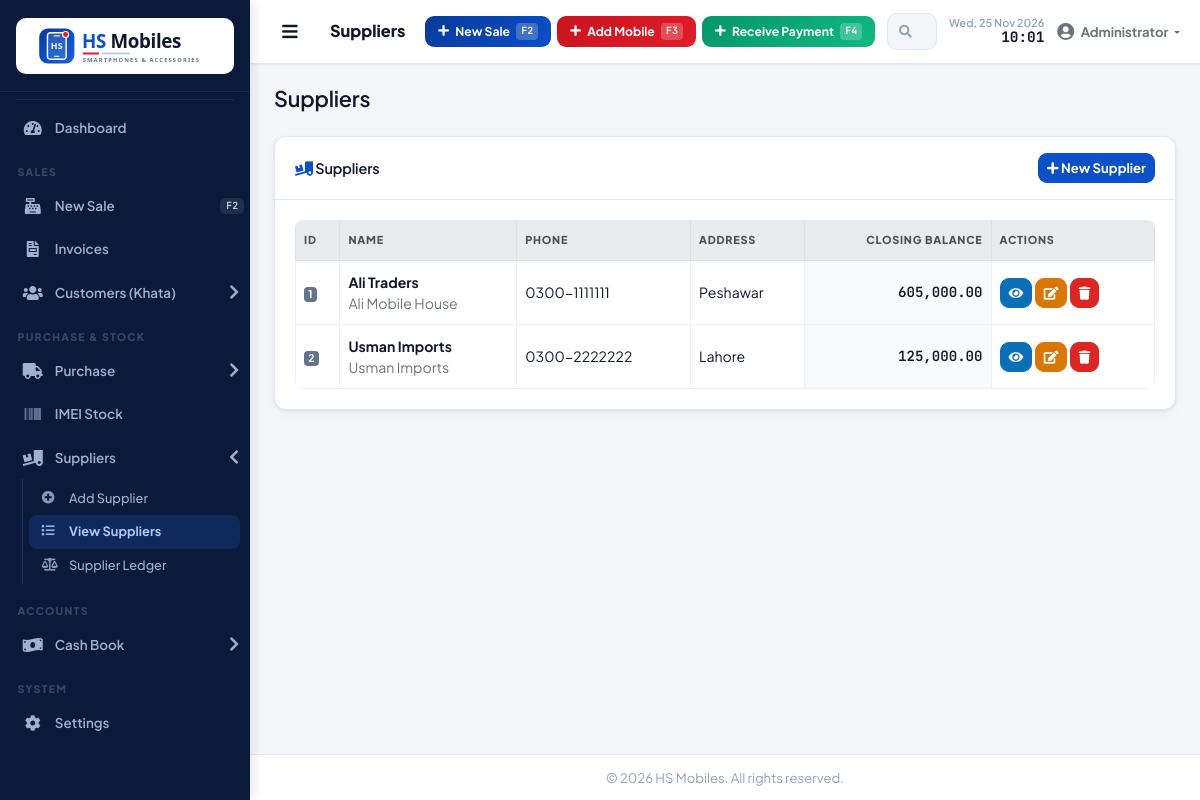
The app's page /modules/inventory/suppliers.php (signed in) with its own data.
### tables this page shows
CREATE TABLE `suppliers` (
  `id` int(11) NOT NULL,
  `name` varchar(100) NOT NULL,
  `contact_person` varchar(100) DEFAULT NULL,
  `phone` varchar(20) DEFAULT NULL,
  `email` varchar(100) DEFAULT NULL,
  `address` text DEFAULT NULL,
  `city` varchar(50) DEFAULT NULL,
  `opening_balance` decimal(12,2) DEFAULT 0.00,
  `adjustment` decimal(12,2) DEFAULT 0.00 COMMENT 'Positive = we owe, Negative = supplier owes us',
  `status` tinyint(1) DEFAULT 1,
  `created_at` date NOT NULL,
  `updated_at` date DEFAULT NULL
);

### includes/functions.php (called while the page is built, shortened)
<?php
require_once __DIR__ . '/settings.php';
function formatCurrency($amount) {
    return number_format($amount, 2);
}

### modules/inventory/suppliers.php (the view, shortened to what this page needs)
<?php
require_once '../../includes/functions.php';
$items = $pdo->query("
    SELECT s.*,
           IFNULL(purch.total_purchase, 0) AS total_purchase,
           IFNULL(sp.total_paid, 0) AS total_paid
    FROM suppliers s
    LEFT JOIN (SELECT supplier_id, SUM(total_amount) AS total_purchase FROM purchases WHERE status != 'cancelled' GROUP BY supplier_id) purch ON purch.supplier_id = s.id
    LEFT JOIN (SELECT supplier_id, SUM(amount) AS total_paid FROM supplier_payments GROUP BY supplier_id) sp ON sp.supplier_id = s.id
    ORDER BY s.name ASC
")->fetchAll();
require_once '../../includes/header.php';
?>
<div class="card shadow mb-4">
  <div class="card-header py-3 d-flex flex-row align-items-center justify-content-between">
    <h6 class="m-0 font-weight-bold text-primary"><i class="fas fa-truck-loading"></i> Suppliers</h6>
    <a href="supplier_create.php" class="btn btn-primary btn-sm"><i class="fas fa-plus"></i> New Supplier</a>
  </div>
  <div class="card-body">
    <div class="table-responsive">
      <table class="table table-bordered table-hover">
        <thead class="thead-light"><tr><th>ID</th><th>Name</th><th>Phone</th><th>Address</th><th class="text-right">Closing Balance</th><th>Actions</th></tr></thead>
        <tbody>
          <?php if (empty($items)): ?><tr><td colspan="6" class="text-center text-muted">No suppliers found</td></tr>
          <?php else: foreach ($items as $i => $c):
            $closing = (float)$c['opening_balance'] + (float)$c['adjustment'] + (float)$c['total_purchase'] - (float)$c['total_paid'];
          ?>
            <tr>
              <td><span class="badge badge-secondary"><?= $c['id'] ?></span></td>
              <td><strong><?= htmlspecialchars($c['contact_person']) ?></strong><?= $c['name'] ? '<br><span class="text-muted">' . htmlspecialchars($c['name']) . '</span>' : '' ?></td>
              <td><?= htmlspecialchars($c['phone'] ?? '-') ?></td>
              <td><?= htmlspecialchars($c['city'] ?? ($c['address'] ?? '-')) ?></td>
              <td class="text-right font-weight-bold" style="color:#0f172a;"><?= formatCurrency($closing) ?></td>
              <td>
                <a href="supplier_view.php?id=<?=$c['id']?>" class="btn btn-sm btn-info" title="Details"><i class="fas fa-eye"></i></a>
                <a href="supplier_edit.php?id=<?=$c['id']?>" class="btn btn-sm btn-warning" title="Edit"><i class="fas fa-edit"></i></a>
                <a href="suppliers.php?delete=<?=$c['id']?>" class="btn btn-sm btn-danger" title="Delete" onclick="return confirm('Delete?')"><i class="fas fa-trash"></i></a>
              </td>
            </tr>
          <?php endforeach; endif; ?>
        </tbody>
      </table>
    </div>
  </div>
</div>
<?php require_once '../../includes/footer.php'; ?>

### assets/css/style.css (style rules this page uses)
:root { --sidebar-bg: #0b1a3a; --sidebar-hover: #142a5c; --sidebar-active: #1d5fd6; --sidebar-text: #94a3b8; --sidebar-text-hover: #ffffff; --sidebar-width: 250px; --primary: #0b4fc9; --primary-dark: #083a99; --secondary: #14b8a6; --success: #10b981; --info: #06b6d4; --warning: #f59e0b; --danger: #ef4444; --body-bg: #f1f5f9; --card-shadow: 0 1px 3px rgba(0,0,0,0.08), 0 1px 2px rgba(0,0,0,0.06); --topbar-height: 60px; }
* { margin: 0; padding: 0; box-sizing: border-box; }
body { font-family: 'Segoe UI', Tahoma, Geneva, Verdana, sans-serif; background: var(--body-bg); overflow-x: hidden; }
.card { border: none; box-shadow: var(--card-shadow); border-radius: 0.5rem; }
.card-header { background: #fff; border-bottom: 1px solid #e2e8f0; padding: 0.9rem 1.25rem; font-weight: 600; border-radius: 0.5rem 0.5rem 0 0 !important; }
.card-header h6 { font-size: 0.9rem; margin: 0; }
.text-primary { color: var(--primary) !important; }
.btn-primary { background: var(--primary); border-color: var(--primary); color: #fff; }
.btn-info { background: var(--info); border-color: var(--info); }
.btn-warning { background: var(--warning); border-color: var(--warning); color: #fff; }
.btn-danger { background: var(--danger); border-color: var(--danger); }
.badge-secondary { background: #64748b; color: #fff; }
.table { margin-bottom: 0; }
.table th { font-size: 0.78rem; font-weight: 700; text-transform: uppercase; letter-spacing: 0.04em; color: #64748b; border-top: none; white-space: nowrap; padding: 0.75rem 0.5rem; }
.table td { vertical-align: middle; font-size: 0.88rem; padding: 0.65rem 0.5rem; }
.table-bordered th, .table-bordered td { border-color: #e2e8f0; }
.font-weight-bold { font-weight: 600 !important; }
.shadow { box-shadow: var(--card-shadow); }

### records on screen
suppliers: id "1", contact_person "Ali Traders", name "Ali Mobile House", phone "0300-1111111", city "Peshawar", closing "605,000.00"
suppliers: id "2", contact_person "Usman Imports", name "Usman Imports", phone "0300-2222222", city "Lahore", closing "125,000.00"

### other values on screen
$page_title "Suppliers"
$_SESSION['user_name'] "Administrator"
shop('name') ?: 'HS Mobiles' "HS Mobiles"
